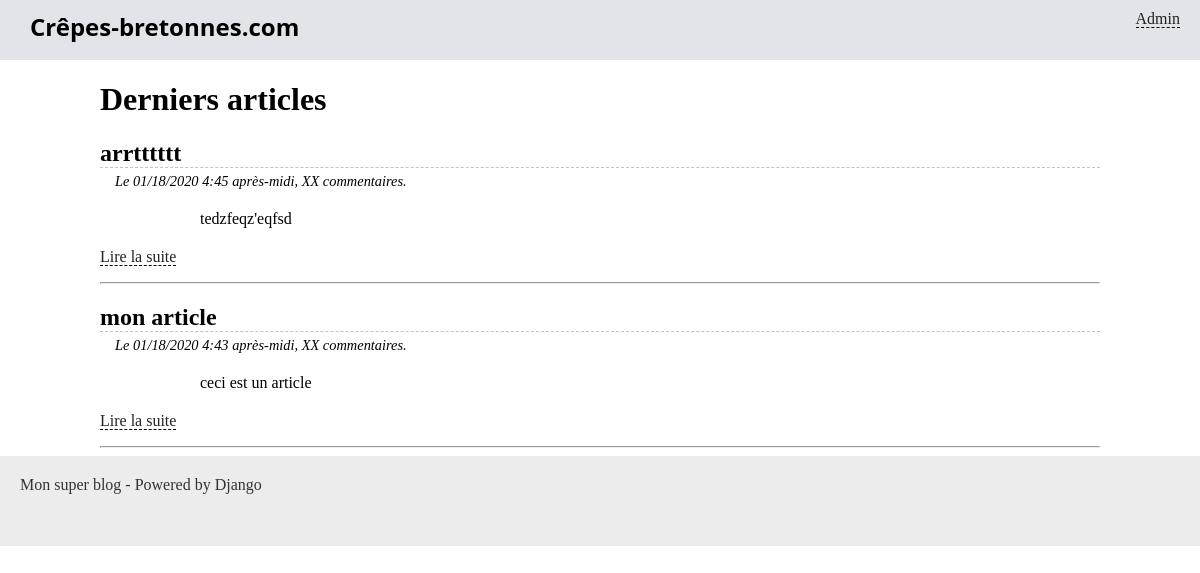
/blog/accueil/, run on the app's committed database.
### blog/models.py (models this page shows, shortened)
class Article(models.Model):
    titre = models.CharField(max_length=100)
    slug = models.SlugField()
    auteur = models.CharField(max_length=42)
    contenu = models.TextField(null=True)
    date = models.DateTimeField(verbose_name="Date de parution",
                                auto_now_add=True, auto_now=False)
    is_visible = models.BooleanField(verbose_name="Article publié ?",
                                     default=False)
    categorie = models.ForeignKey('Categorie', on_delete=models.CASCADE)

### blog/views.py (the view)
# urls.py: path('accueil/', views.accueil, name='accueil'),
def accueil(request):
    articles = Article.objects.filter(is_visible=True).order_by('-date')[:4]
    return render(request, 'blog/accueil.html', {'articles': articles})

### blog/templates/blog/accueil.html (shortened to what this page needs)
{% extends "blog/base.html" %}
{% block content %}
	<h1>Derniers articles</h1>
	{% for article in articles %}
		<h2 class="titre-article">{{ article.titre }}</h2>
		<p class="infos-article">Le {{ article.date|date:'SHORT_DATETIME_FORMAT' }}, XX commentaires.</p>
		<div class="contenu-article">
			{{ article.contenu|safe|truncatewords_html:30 }}
		</div>
		<p><a href="{% url 'blog_lire' article.slug %}">Lire la suite</a></p>
		<hr />
	{% endfor %}
{% endblock %}

### blog/static/blog/styles.css (style rules this page uses)
* { box-sizing: border-box; }
body { margin: 0; padding: 0; }
a { color: #222; border-bottom: 1px dashed #000; text-decoration: none; }
.titre-article, .titre-comments { border-bottom: 1px dashed #c3c3c3; margin-bottom: 0; }
.infos-article { margin: 5px 0 0 15px; font-style: italic; font-size: 0.9em; }
.contenu-article { margin: 20px auto; width: 80%; }

### data on the page
Article: titre "arrtttttt", date "01/18/2020 4:45 après-midi", contenu "tedzfeqz'eqfsd"
Article: titre "mon article", date "01/18/2020 4:43 après-midi", contenu "ceci est un article"
